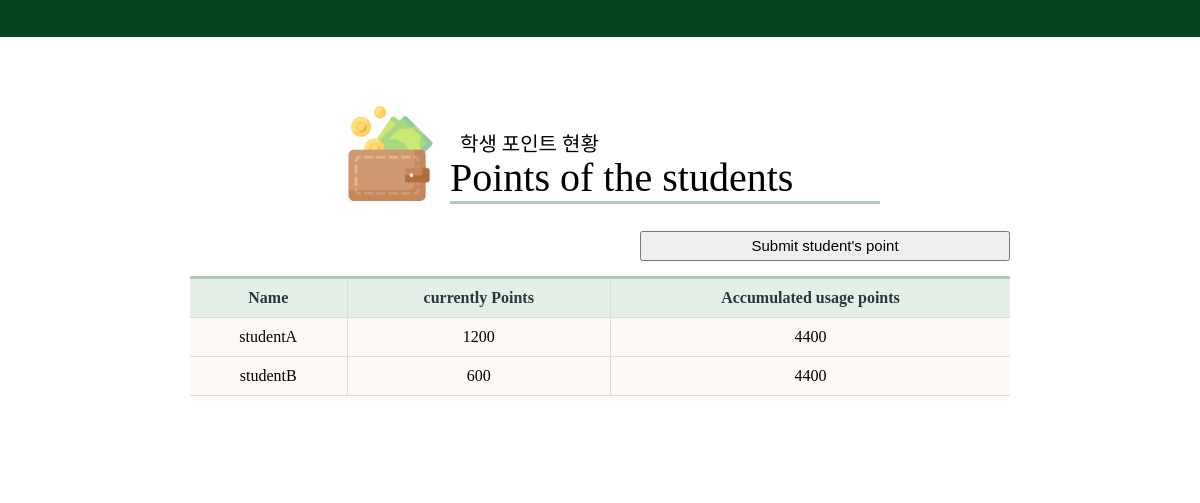
/student-log, run on an earlier commit of the app's database.
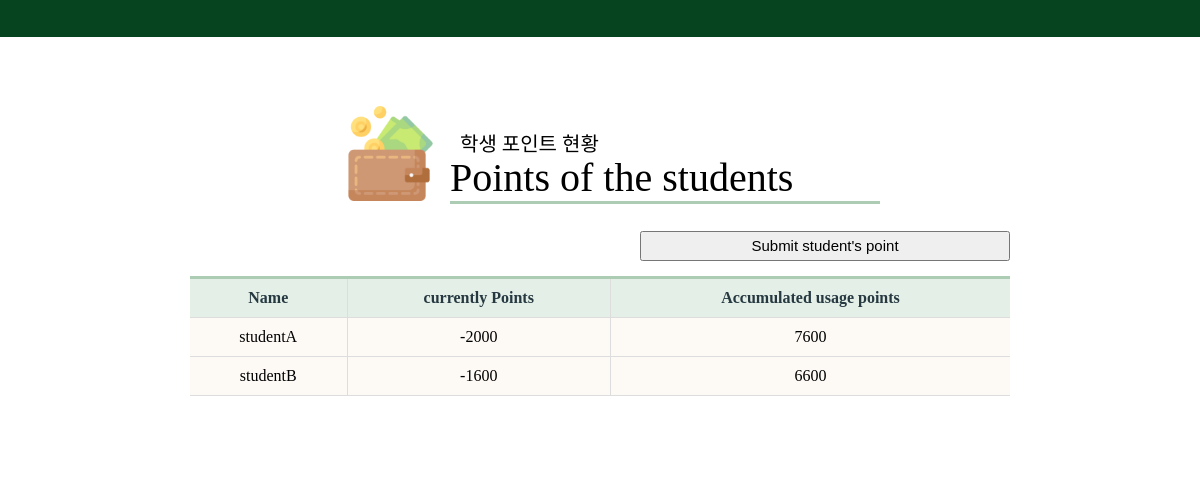
And on a later commit of the database.
### administrator/models.py (models this page shows, shortened)
class Student(models.Model):
    name = models.CharField(max_length=20, null=False)
    point =  models.IntegerField( null=True, blank=True)
    point_used = models.IntegerField(default=0, blank=True, null=True)

### administrator/views.py (the view, shortened to what this page needs)
# urls.py: path('student-log', views.StudentLogView.as_view(), name='student-log'),
class StudentLogView(ListView):
    template_name = 'administrator/student/point.html'
    model = Student

### administrator/templates/administrator/student/point.html (shortened to what this page needs)
{% extends 'administrator/observation/student.html' %}
{% load static %}
{% block title %}
    <link rel="stylesheet" href="{% static 'All.css' %}" />
{% endblock title %}
{% block subject %}
    <h3>학생 포인트 현황</h3>
    <h1>Points of the students</h1>
{% endblock subject %}
{% block top %}
    <img id="topImg" src="{%static 'main/wallet.png' %}"/>
{% endblock top %}
{%block content %}
<form action="" method="POST" enctype="multipart/form-data">
    <input id = "post_button" role="button" type="submit" name="submit_point" value="Submit student's point"/><br/>
</form>
{% endblock %}
{% block table %}
    <th >Name</th>
    <th >currently Points</th>
    <th >Accumulated usage points</th>
{% endblock table %}
{% block data %}
{% for object in object_list %}
    {% if object.name == 'teacher' %}
    {% else %}
    <tr>
        <td>{{ object.name }}</td>
        <td>{{ object.point }}</td>
        <td>{{ object.point_used }}</td>
    </tr>
    {% endif %}
{% endfor %}
{% endblock data %}

What changed in the data, as far as the page shows it:
changed Student "studentA": point "1200" → "-2000"; point_used "4400" → "7600"
changed Student "studentB": point "600" → "-1600"; point_used "4400" → "6600"
